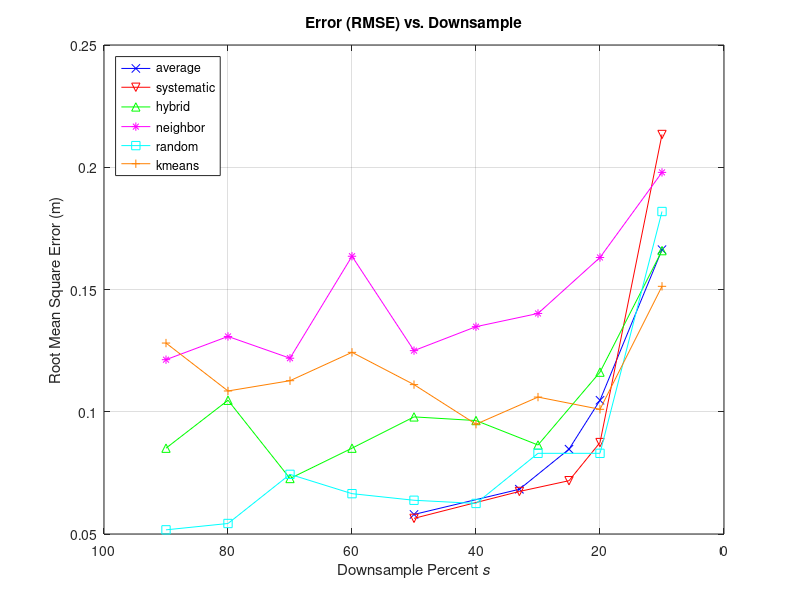
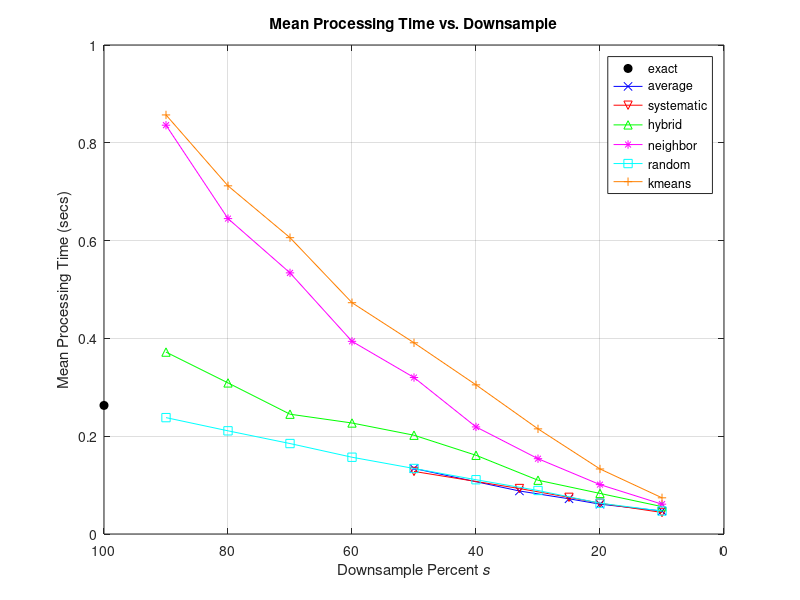

MATLAB code for these plots, in order:
% The Script that Makes all the Error Plots
% the data below is all from training_hp.xlsx

clc, clearvars, close all

%%%%%% EXACT
exact.dsample = 100;
exact.rawtime = 92.06;
exact.tiletime = 0.263;
exact.RMSE = 0;


%%%%%% AVERAGE DOWNSAMPLE
average.dsample = [50, 33, 25, 20, 10];
average.RMSE = [0.0580, 0.0683, 0.0847, 0.1047, 0.1663];
average.MAE = [0.0355, 0.0412, 0.0460, 0.0531, 0.0953];
average.rawtime = [44.53, 28.54, 22.69, 18.71, 10.74]; 
average.tiletime = [0.134,0.088,0.072,0.061,0.047];


%%%%%% HYBRID DOWNSAMPLE
hybrid.dsample = [90, 80, 70, 60, 50, 40, 30, 20, 10];
hybrid.RMSE = [0.0851, 0.1047, 0.0727, 0.0851, 0.0979, 0.0964, 0.0864, 0.1162, 0.1659];
hybrid.MAE = [0.0522, 0.0595, 0.0436, 0.0509, 0.0576, 0.0586, 0.0526, 0.0676, 0.1009];
hybrid.rawtime = [110.15, 89.53, 73.28, 65.94, 54.77, 43.44, 30.46, 20.50, 10.83]; 
hybrid.tiletime = [0.372, 0.309, 0.245, 0.227, 0.202, 0.161, 0.110, 0.083, 0.056];


%%%%%% KMEANS DOWNSAMPLE
kmeans.dsample = [90:-10:10];
kmeans.RMSE = [0.1281, 0.1085,0.1127,0.1243,0.1111,0.0949,0.1060,0.1010,0.1513];
kmeans.MAE = [0.0729,0.0619,0.0632,0.0709,0.0635,0.0565,0.0624,0.0626,0.0939];
kmeans.rawtime = [150.76,125.29,103.57,82.77,67.30,49.68,35.69,21.34,10.29]; 
kmeans.tiletime = [0.857,0.712,0.606,0.473,0.391,0.305,0.215,0.133,0.074];


%%%%%% NEIGHBOR DOWNSAMPLE
neighbor.dsample = [90:-10:10];
neighbor.RMSE = [0.1213,0.1308,0.1219,0.1636,0.1250,0.1348,0.1402,0.1631,0.1979];
neighbor.MAE = [0.0723,0.0814,0.0749,0.0919,0.0728,0.0828,0.0917,0.1094,0.1376];
neighbor.rawtime = [158.00,119.32,97.72,72.81,56.88,39.44,27.93,17.03,9.90]; 
neighbor.tiletime = [0.836,0.645,0.534,0.394,0.320,0.219,0.154,0.101,0.061];


%%%%%% SYSTEMATIC DOWNSAMPLE
systematic.dsample = [50, 33, 25, 20, 10];
systematic.RMSE = [0.0564,0.0674,0.0718,0.0874,0.2134];
systematic.MAE = [0.0362,0.0393,0.0422,0.0512,0.1034];
systematic.rawtime = [43.43,30.45,23.47,19.18,11.16]; 
systematic.tiletime = [0.128,0.093,0.075,0.063,0.044];


%%%%%% RANDOM DOWNSAMPLE
random.dsample = [90:-10:10];
random.RMSE = [0.0517,0.0543,0.0744,0.0665,0.0638,0.0625,0.0830,0.0830,0.1819];
random.MAE = [0.0319,0.0346,0.0408,0.0370,0.0385,0.0384,0.0446,0.0477,0.0849];
random.rawtime = [84.08,72.50,63.67,53.40,45.43,36.81,28.65,18.99,11.00]; 
random.tiletime = [0.238,0.211,0.185,0.157,0.134,0.111,0.089,0.063,0.047];



% mega data
mega.average = average;
mega.exact = exact;
mega.hybrid = hybrid;
mega.kmeans = kmeans;
mega.neighbor = neighbor;
mega.random = random;
mega.systematic = systematic;

disp('results loaded')


%% PLOTS
clc, close all

% Accuracy vs. Time
%figure()



% Accuracy vs. Downsample
figure()
%for i = 1:6
    %plot(exact.dsample,exact.RMSE,'ko','markerfacecolor','k'), hold on
    plot(average.dsample,average.RMSE,'bx-'), hold on
    plot(systematic.dsample,systematic.RMSE,'rv-')
    plot(hybrid.dsample,hybrid.RMSE,'g^-')
    plot(neighbor.dsample,neighbor.RMSE,'m*-')
    plot(random.dsample,random.RMSE,'cs-')
    plot(kmeans.dsample,kmeans.RMSE, 'color', [1 0.5 0], 'marker', '+')
%end

title('Error (RMSE) vs. Downsample')
xlabel('Downsample Percent \it{s}')
ylabel('Root Mean Square Error (m)')
grid on
xlim([0 100])
legend('average','systematic','hybrid','neighbor','random','kmeans','location','northwest')
set(gca,'XDir','reverse')
hold off

% Time vs. Downsample

figure()
%for i = 1:6
    plot(exact.dsample,exact.tiletime,'ko','markerfacecolor','k'), hold on 
    plot(average.dsample,average.tiletime,'bx-')
    plot(systematic.dsample,systematic.tiletime,'rv-')
    plot(hybrid.dsample,hybrid.tiletime,'g^-')
    plot(neighbor.dsample,neighbor.tiletime,'m*-')
    plot(random.dsample,random.tiletime,'cs-')
    plot(kmeans.dsample,kmeans.tiletime, 'color', [1 0.5 0], 'marker', '+')
%end

title('Mean Processing Time vs. Downsample')
xlabel('Downsample Percent \it{s}')
ylabel('Mean Processing Time (secs)')
xlim([0 100])
grid on
legend('exact','average','systematic','hybrid','neighbor','random','kmeans')
set(gca,'XDir','reverse')
hold off